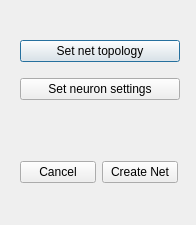
<?xml version="1.0" encoding="UTF-8"?>
<ui version="4.0">
 <class>CreateNetDialog</class>
 <widget class="QDialog" name="CreateNetDialog">
  <property name="geometry">
   <rect>
    <x>0</x>
    <y>0</y>
    <width>196</width>
    <height>225</height>
   </rect>
  </property>
  <property name="windowTitle">
   <string>Dialog</string>
  </property>
  <widget class="QWidget" name="verticalLayoutWidget">
   <property name="geometry">
    <rect>
     <x>20</x>
     <y>30</y>
     <width>160</width>
     <height>80</height>
    </rect>
   </property>
   <layout class="QVBoxLayout" name="verticalLayout">
    <item>
     <widget class="QPushButton" name="netTopologyButton">
      <property name="text">
       <string>Set net topology</string>
      </property>
     </widget>
    </item>
    <item>
     <widget class="QPushButton" name="neuronSettingsButton">
      <property name="text">
       <string>Set neuron settings</string>
      </property>
     </widget>
    </item>
   </layout>
  </widget>
  <widget class="QWidget" name="horizontalLayoutWidget">
   <property name="geometry">
    <rect>
     <x>20</x>
     <y>160</y>
     <width>158</width>
     <height>25</height>
    </rect>
   </property>
   <layout class="QHBoxLayout" name="horizontalLayout">
    <item>
     <widget class="QPushButton" name="cancelButton">
      <property name="text">
       <string>Cancel</string>
      </property>
     </widget>
    </item>
    <item>
     <widget class="QPushButton" name="acceptButton">
      <property name="text">
       <string>Create Net</string>
      </property>
     </widget>
    </item>
   </layout>
  </widget>
 </widget>
 <resources/>
 <connections/>
</ui>
